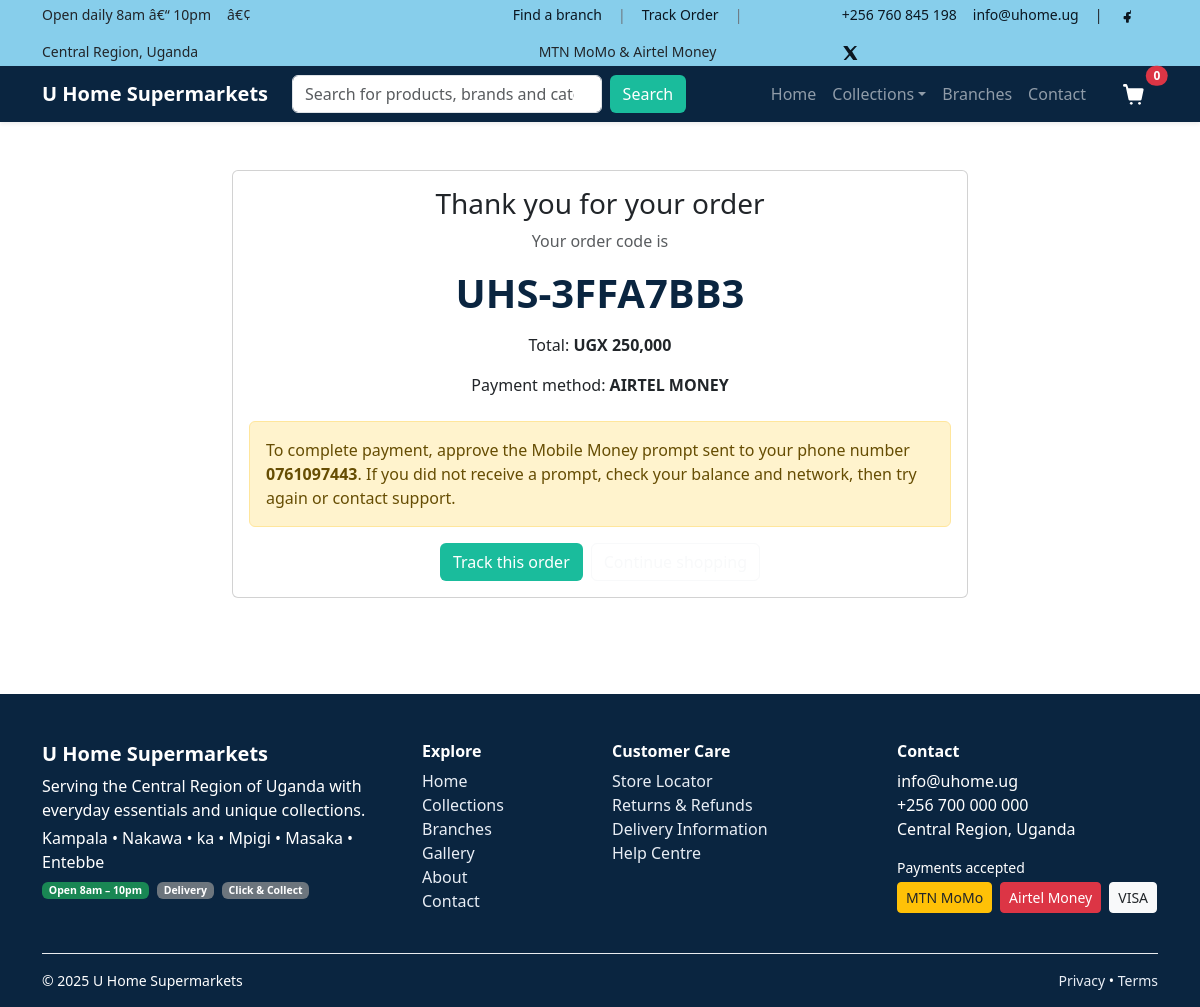
Screenshot of /finalweb/order_success.php?code=UHS-3FFA7BB3 with the database file from the repository.
### tables this page shows
CREATE TABLE IF NOT EXISTS `orders` (
  `id` int NOT NULL AUTO_INCREMENT,
  `order_code` varchar(20) NOT NULL,
  `customer_name` varchar(120) NOT NULL,
  `customer_phone` varchar(50) NOT NULL,
  `customer_email` varchar(150) DEFAULT NULL,
  `payment_method` enum('MTN_MOMO','AIRTEL_MONEY','VISA') NOT NULL,
  `payment_reference` varchar(50) DEFAULT NULL,
  `status` enum('pending','awaiting_mobile_money','paid','failed','cancelled') NOT NULL DEFAULT 'pending',
  `total_amount` int NOT NULL DEFAULT '0',
  `created_at` timestamp NULL DEFAULT CURRENT_TIMESTAMP,
  `updated_at` timestamp NULL DEFAULT CURRENT_TIMESTAMP ON UPDATE CURRENT_TIMESTAMP,
  PRIMARY KEY (`id`),
  UNIQUE KEY `order_code` (`order_code`)
);

### finalweb/order_success.php (the view, shortened to what this page needs)
<?php require_once __DIR__.'/includes/header.php'; ?>
<?php
$code=trim($_GET['code']??'');
$stmt=$pdo->prepare("SELECT order_code,customer_name,customer_phone,payment_method,total_amount,status FROM orders WHERE order_code=?");
$stmt->execute([$code]);
$order=$stmt->fetch();
?>
<section class="py-5">
  <div class="container">
    <div class="row justify-content-center">
      <div class="col-lg-8">
        <div class="card">
          <div class="card-body text-center">
            <h3 class="mb-2">Thank you for your order</h3>
            <?php if($order): ?>
            <p class="text-muted">Your order code is</p>
            <div class="display-6 fw-bold text-navy mb-3"><?php echo htmlspecialchars($order['order_code']); ?></div>
            <p class="mb-3">Total: <strong>UGX <?php echo number_format($order['total_amount']); ?></strong></p>
            <p class="mb-4">Payment method: <strong><?php echo htmlspecialchars(str_replace('_',' ', $order['payment_method'])); ?></strong></p>
            <?php if($order['payment_method']==='VISA' || $order['status']==='paid'): ?>
              <div class="alert alert-success text-start">
                Your payment has been received successfully via <strong>VISA</strong>.
                A confirmation has been recorded with your order. You can track your order status below.
              </div>
            <?php else: ?>
              <div class="alert alert-warning text-start">
                To complete payment, approve the Mobile Money prompt sent to your phone number <strong><?php echo htmlspecialchars($order['customer_phone']); ?></strong>.
                If you did not receive a prompt, check your balance and network, then try again or contact support.
              </div>
            <?php endif; ?>
            <div class="d-flex flex-wrap gap-2 justify-content-center">
              <a class="btn btn-accent" href="<?php echo BASE_URL; ?>/track_order.php?code=<?php echo urlencode($order['order_code']); ?>&phone=<?php echo urlencode($order['customer_phone']); ?>">Track this order</a>
              <a class="btn btn-outline-light" href="<?php echo BASE_URL; ?>/collections.php">Continue shopping</a>
            </div>
            <?php else: ?>
            <div class="alert alert-danger">Invalid order code.</div>
            <a class="btn btn-accent" href="<?php echo BASE_URL; ?>/collections.php">Shop now</a>
            <?php endif; ?>
          </div>
        </div>
      </div>
    </div>
  </div>
</section>
<?php require_once __DIR__.'/includes/footer.php'; ?>

### finalweb/assets/css/style.css (style rules this page uses)
:root { --navy:#0a2540;--accent:#1abc9c;--light:#f8f9fa;--dark:#0b1620 }
body { font-family: system-ui,-apple-system,Segoe UI,Roboto,Helvetica,Arial,sans-serif }
.text-navy { color:var(--navy)!important }
.btn-accent { background:var(--accent);color:#fff }

### rows the page displays
orders: order_code "UHS-3FFA7BB3", total_amount "250,000", payment_method "AIRTEL MONEY", customer_phone "0761097443"
